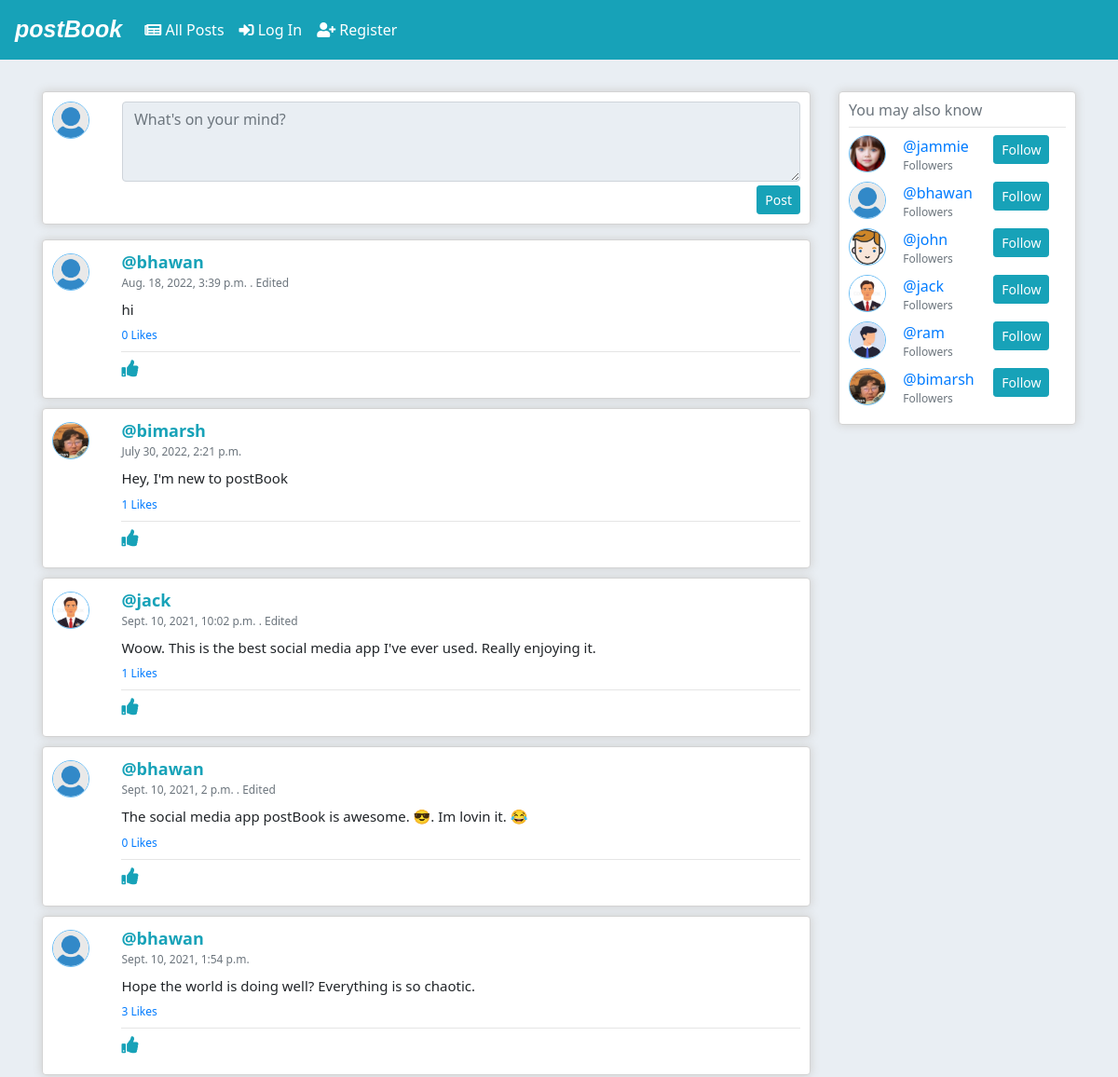
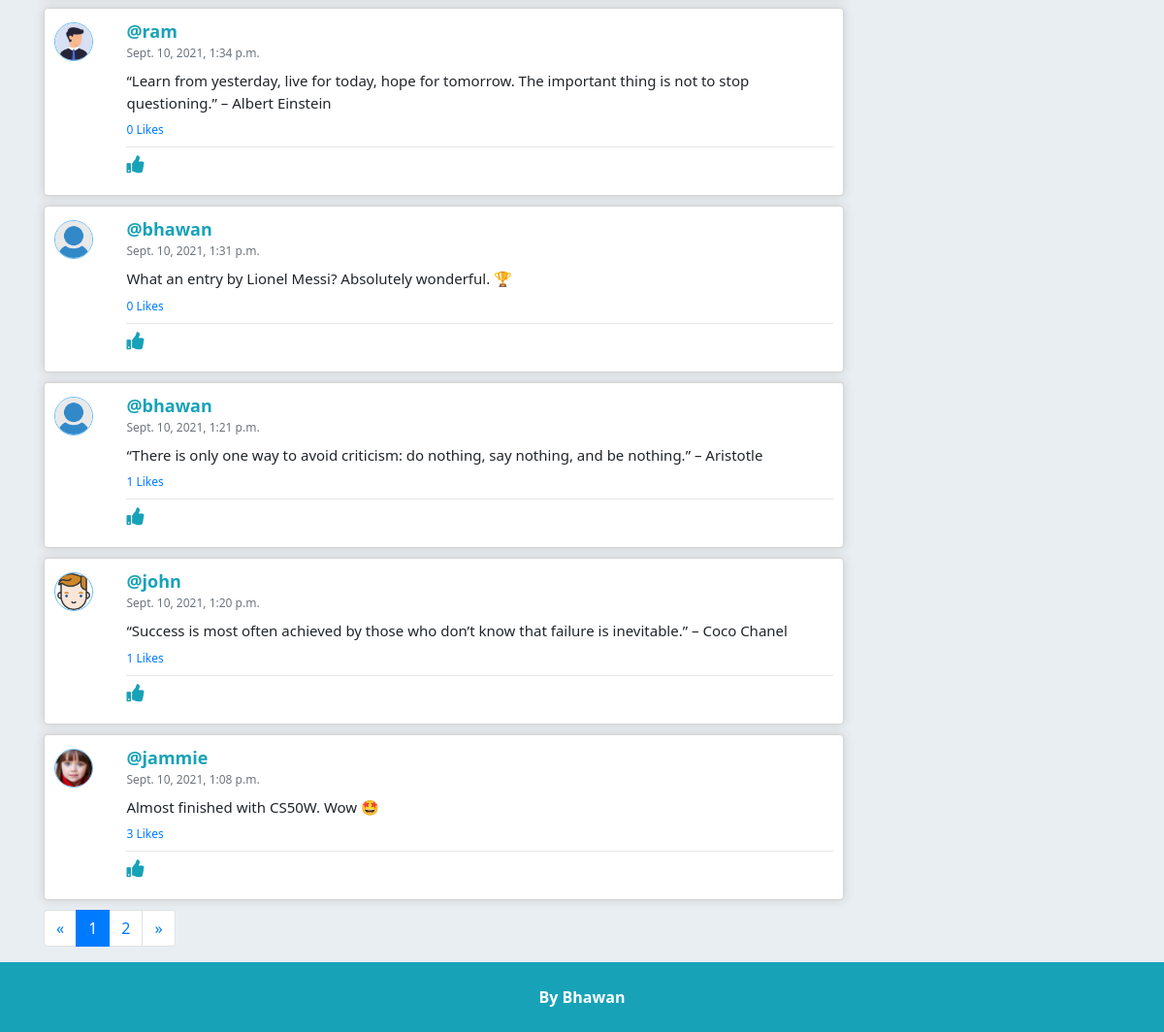
The page / on the database its author committed (2 pictures, top to bottom).
### network/models.py (models this page shows, shortened)
class Post(models.Model):
    user = models.ForeignKey(User, on_delete=models.CASCADE, null=False, blank=False, related_name="posts")
    text = models.CharField(max_length=255, null=False, blank=False)
    likers = models.ManyToManyField(User, blank=True)
    is_edited = models.BooleanField(default=False)
    last_edited_at = models.DateTimeField(blank=True, null=True)
    created_at = models.DateTimeField(auto_now_add=True, editable=False)
    class Meta:
        ordering = ["-created_at", "-last_edited_at"]
    @property
    def like_count(self):
        return self.likers.count()

class User(AbstractUser):
    def serialize(self):
        return {
            'id': self.id,
            'username': self.username,
            'email': '' if not self.email else self.email,
        }

class Profile(models.Model):
    user = models.OneToOneField(User, on_delete=models.CASCADE)
    profile_pic = models.ImageField(blank=True, null=True)
    followers = models.ManyToManyField(User, blank=True, related_name="following_profiles")

### network/views.py (the view)
# urls.py: path("", views.index, name="index"),
def index(request):
    posts = Post.objects.all()
    paginator = Paginator(posts, POSTS_PER_PAGE)
    pages = paginator.num_pages
    page_num = request.GET.get('page')
    if not page_num or int(page_num) <= 0:
        page_num = 1
    if page_num and int(page_num) >= pages:
        page_num = pages
    page_posts = paginator.get_page(page_num)
    context = {
        'posts': page_posts,
        'pages': pages,
        'current_page': page_num,
    }
    return render(request, "network/index.html", context)

### network/context_processors.py (called while the page is built)
def top_profiles(request):
    return {
        'top_profiles': Profile.objects.annotate(count=Count("followers")).order_by("-count")[0:10]
    }

### network/templates/network/index.html (shortened to what this page needs)
{% extends "network/layout.html" %}
{% load static %}
{% block body %}
    {% if not is_following_page %}
        {% include 'network/create_post.html' %}
    {% endif %}
    <div class="all-posts">
        {% for post in posts %}
            {% include 'network/post.html' %}
            {% empty %}
                {% if is_following_page %}
                    <div class="alert alert-warning">You are not following anyone. Please follow people to start seeing their posts.</div>
                {% else %}
                    <div class="alert alert-warning">Seems like there are not posts yet. You can be the first one !</div>
                {% endif %}
        {% endfor %}
    </div>
    {% include 'network/paginator.html' %}
{% endblock %}

### network/templates/network/post.html (shortened to what this page needs)
{% load static %}
<div id="post-{{post.id}}" class="post">
    <div class="row mb-2 align-items-start">
        <div class="col-1 mt-1">
            {% if not post.user.profile.profile_pic %}
                <img src="{% static 'network/images/default-user.png' %}" class="post-image img-fluid rounded-circle" alt="profile-pic">
            {% else %}
                <img src="{{ post.user.profile.profile_pic.url }}" class="post-image img-fluid rounded-circle" alt="profile-pic">
            {% endif %}
        </div>
        <div class="col-11 post-content">
            <div class="post-title mb-2">
                <div class="post-username"><a href="{% url 'user-profile' post.user.id %}" class="text-info">@{{ post.user.username }}</a></div>
                <div id="post-date-{{post.id}}" class="post-date text-muted">
                    {% if post.is_edited %}
                        {{ post.last_edited_at }} . Edited
                    {% else %}
                        {{ post.created_at }}
                    {% endif %}
                </div>
            </div>
            <div id="post-edit-section-{{post.id}}" class="post-edit-section">
                <div id="post-text-{{post.id}}" class="post-text mb-2">
                    {{ post.text }}
                </div>
            </div>
            <div id="post{{post.id}}_like_number" class="post-like-number mb-2 text-primary" data-post="{{post.id}}" href="#">{{ post.like_count }} Likes</div>
            <hr class="my-1">
            <div class="post-buttons row">
                <div data-post="{{post.id}}" class="post-like col-1 {% if request.user in post.likers.all %}text-danger{% else %}text-info{% endif %}"><i class="fas fa-thumbs-up"></i></div>
            </div>
        </div>
    </div>
</div>

### network/templates/network/profile_short.html
{% load static %}
<div class="profile-short">
    <div class="row mb-2 no-gutters">
        <div class="col-1 col-lg-3">
            {% if not profile.profile_pic %}
                <img href="{% url 'user-profile' profile.user.id %}" src="{% static 'network/images/default-user.png' %}" class="post-image rounded-circle" alt="profile-pic">
            {% else %}
                <img href="{% url 'user-profile' profile.user.id %}" src="{{ profile.profile_pic.url }}" class="post-image rounded-circle" alt="profile-pic">
            {% endif %}
        </div>
        <div class="col-3 pl-2 pl-lg-0 col-lg-5">
            <div class="text-primary"><a href="{% url 'user-profile' profile.user.id %}">@{{ profile.user.username }}</a></div>
            <div class="post-short-sub-text text-muted">{{ user.profile.followers.count }} Followers</div>
        </div>
        <div class="col-1">
            {% if not request.user == profile.user %}
                {% if not profile in request.user.following_profiles.all %}
                    <button type="button" class="follow-button btn btn-info btn-sm" data-profile="{{profile.id}}">Follow</button>
                {% else %}
                    <button type="button" class="follow-button btn btn-danger btn-sm" data-profile="{{profile.id}}">Unfollow</button>
                {% endif %}
            {% endif %}
        </div>
    </div>
</div>

### network/static/network/styles.css (style rules this page uses)
* { font-family: 'Segoe UI', Tahoma, Geneva, Verdana, sans-serif; }
body { background: rgb(233, 238, 243); }
.post, .auth-form, .create-post, .profile-info, .side-section { border: 1px solid lightgrey; border-radius: 4px; box-shadow: 0 0 10px 1px lightgrey; padding: 10px; margin: 10px 0 10px 0; background: white; }
.post-like-number { cursor: pointer; }
.post-content { padding-left: 20px; }
.post-like, .post-edit { cursor: pointer; }
.post-username { font-size: 18px; font-weight: bold; }
.post-username a { text-decoration: none; }
.post-like-number { font-size: 12px; }
.post-text { font-size: 15px; }
.post-date { font-size: 12px; }
.post-short-sub-text { font-size: 12px; }
.post-buttons { max-width: 600px; min-width: 600px; font-size: 18px; }
.post-image { border: 1px solid rgb(105, 189, 245); max-width: 40px; max-height: 40px; min-width: 40px; min-height: 40px; object-fit: cover; }

### rows shown on the page
Post: user.username "bhawan", last_edited_at "Aug. 18, 2022, 3:39 p.m.", text "hi", like_count "0"
Post: user.profile.profile_pic (picture), user.username "bimarsh", created_at "July 30, 2022, 2:21 p.m.", text "Hey, I'm new to postBook", like_count "1"
Post: user.profile.profile_pic (picture), user.username "jack", last_edited_at "Sept. 10, 2021, 10:02 p.m.", text "Woow. This is the best social media app I've ever used. Really enjoying it.", like_count "1"
Post: user.username "bhawan", last_edited_at "Sept. 10, 2021, 2 p.m.", text "The social media app postBook is awesome. 😎. Im lovin it. 😂", like_count "0"
Post: user.username "bhawan", created_at "Sept. 10, 2021, 1:54 p.m.", text "Hope the world is doing well? Everything is so chaotic.", like_count "3"
Post: user.profile.profile_pic (picture), user.username "ram", created_at "Sept. 10, 2021, 1:34 p.m.", text "“Learn from yesterday, live for today, hope for tomorrow. The important thing is not to stop questioning.” – Albert Einstein", like_count "0"
Post: user.username "bhawan", created_at "Sept. 10, 2021, 1:31 p.m.", text "What an entry by Lionel Messi? Absolutely wonderful. 🏆", like_count "0"
Post: user.username "bhawan", created_at "Sept. 10, 2021, 1:21 p.m.", text "“There is only one way to avoid criticism: do nothing, say nothing, and be nothing.” – Aristotle", like_count "1"
Post: user.profile.profile_pic (picture), user.username "john", created_at "Sept. 10, 2021, 1:20 p.m.", text "“Success is most often achieved by those who don’t know that failure is inevitable.” – Coco Chanel", like_count "1"
Post: user.profile.profile_pic (picture), user.username "jammie", created_at "Sept. 10, 2021, 1:08 p.m.", text "Almost finished with CS50W. Wow 🤩", like_count "3"
Profile: profile_pic (picture), user.username "jammie"
Profile: user.username "bhawan"
Profile: profile_pic (picture), user.username "john"
Profile: profile_pic (picture), user.username "jack"
Profile: profile_pic (picture), user.username "ram"
Profile: profile_pic (picture), user.username "bimarsh"

### other values the page prints
{{ current_page }} "1"
{{ current_page|add:'1' }} "2"
